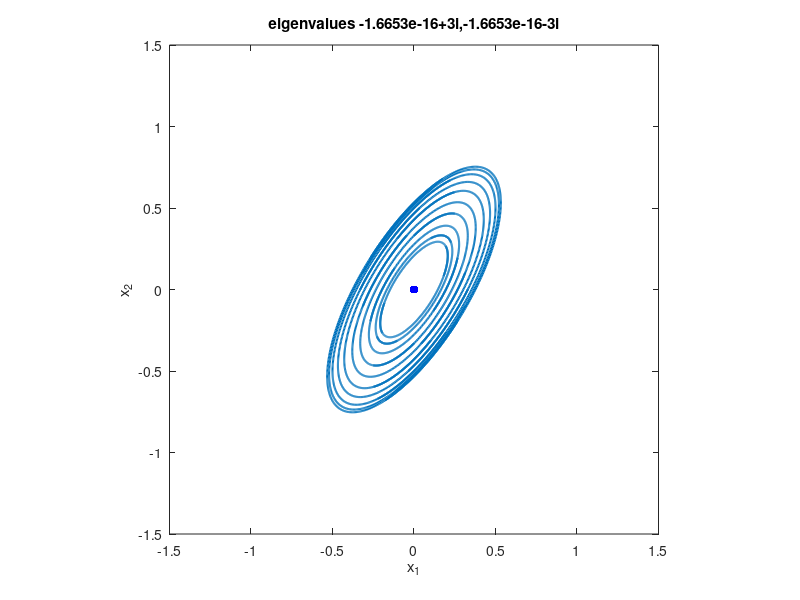

This figure's MATLAB source:
% Define your matrix here.
A = [ -3 3;-6 3 ];

clf

% This tries to make sensible choices for the initial conditions, based on
% the stability
lam = eig(A);
tmax = 4/max(abs(lam));
numtheta = 20;
alpha = max(real(lam));
if abs(alpha) < 1e-12
    R = 0.33;
    plot(0,0,'b.','markersize',18)
elseif alpha > 0
    R = 0.15;    
    plot(0,0,'r.','markersize',18)
else 
    R = 1;
    plot(0,0,'k.','markersize',18)
end
    
% Plot the trajectories
hold on
colr = get(gca,'colororder');
t = linspace(0,tmax,300);
x = zeros(2,length(t));
for theta = 2*pi*(0:numtheta-1)/numtheta
    x0 = R*[ cos(theta); sin(theta) ];
    for j = 1:length(t)
        x(:,j) = expm(A*t(j))*x0;
    end
    plot(x(1,:),x(2,:),'linew',1.5,'color',colr(1,:))
end

% Pretty it up
axis([-1.5 1.5 -1.5 1.5]), axis square
title(['eigenvalues ',num2str(lam(1)),',',num2str(lam(2))])
xlabel('x_1')
ylabel('x_2')
